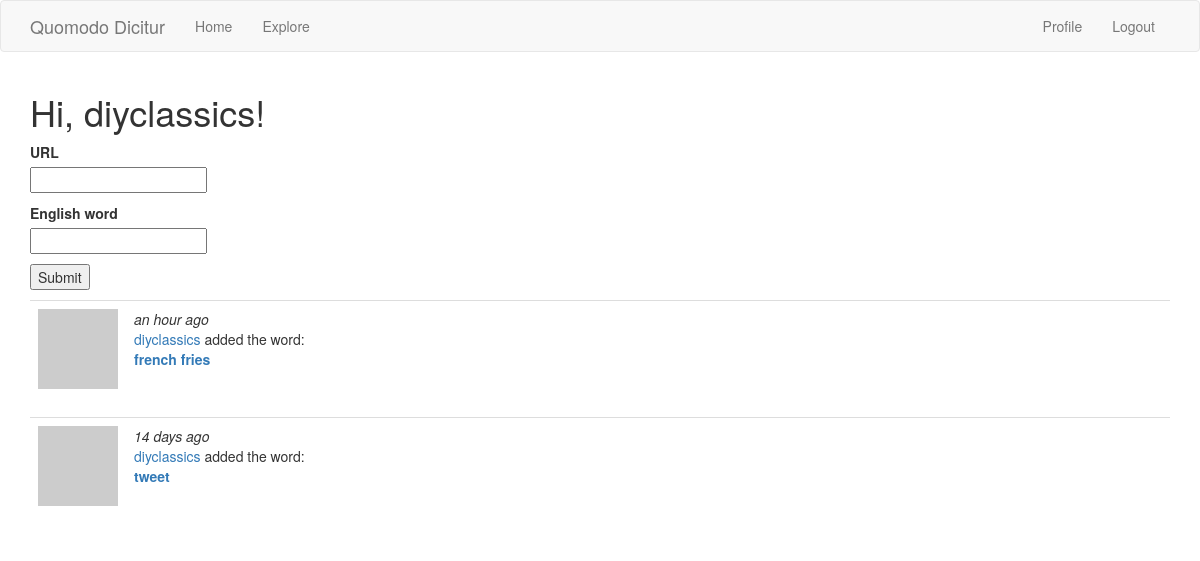
The app's page /index (signed in) with its own data.
### app/models.py (models this page shows, shortened)
class User(UserMixin, db.Model):
    id = db.Column(db.Integer, primary_key=True)
    username = db.Column(db.String(64), index=True, unique=True)
    email = db.Column(db.String(120), index=True, unique=True)
    password_hash = db.Column(db.String(128))
    posts = db.relationship('Entry', backref='author', lazy='dynamic')
    about_me = db.Column(db.String(140))
    last_seen = db.Column(db.DateTime, default=datetime.utcnow)
    def avatar(self, size):
        digest = md5(self.email.lower().encode('utf-8')).hexdigest()
        return 'https://www.gravatar.com/avatar/{}?d=identicon&s={}'.format(
            digest, size)
    def submitted_entries(self):
        submitted = Entry.query.filter_by(user_id=self.id)
        return submitted.order_by(Entry.timestamp.desc())

class Entry(db.Model):
    id = db.Column(db.Integer, primary_key=True)
    definitions = db.relationship('Definitions', backref='entry', lazy='dynamic')
    url = db.Column(db.String)
    english_word = db.Column(db.String, index=True, unique=True)
    latin_top_choice = db.Column(db.String, index=True)
    tweet_id = db.Column(db.String, index=True)
    username = db.Column(db.String)
    body = db.Column(db.String(140))
    tweet_date = db.Column(db.DateTime)
    timestamp = db.Column(db.DateTime, index=True, default=datetime.utcnow)
    user_id = db.Column(db.Integer, db.ForeignKey('user.id'))

### app/routes.py (the view, shortened to what this page needs)
@app.route('/', methods=['GET', 'POST'])
@app.route('/index', methods=['GET', 'POST'])
@login_required
def index():
    form = EntryForm()
    entries = current_user.submitted_entries().all()
    return render_template("index.html", title='Home Page', form=form,
                           entries=entries)

### app/forms.py
class EntryForm(FlaskForm):
    english_word = StringField('English word', validators=[
        DataRequired(), Length(min=1, max=140)])
    url = StringField('URL', validators=[
        DataRequired(), Length(min=1, max=140)])
    submit = SubmitField('Submit')

### app/models.py (called while the page is built)
@login.user_loader
def load_user(id):
    return User.query.get(int(id))

### app/routes.py (called while the page is built)
@app.before_request
def before_request():
    if current_user.is_authenticated:
        current_user.last_seen = datetime.utcnow()
        db.session.commit()

### app/templates/index.html (shortened to what this page needs)
{% extends "base.html" %}
{% block app_content %}
    {% if form %}
    <h1>Hi, {{ current_user.username }}!</h1>
    <form action="" method="post">
        <p>
            {{ form.url.label }}<br>
            {{ form.url(cols=32, rows=4) }}<br>
        </p>
        <p>
            {{ form.english_word.label }}<br>
            {{ form.english_word(cols=32, rows=4) }}<br>
        </p>
        <p>{{ form.submit() }}</p>
    </form>
    {% endif %}
    {% for entry in entries %}
      {% include '_post.html' %}
    {% endfor %}
{% endblock %}

### app/templates/_post.html
<table class="table table-hover">
    <tr>
        <td width="70px">
            <a href="{{ url_for('user', username=entry.author.username) }}">
                <img src="{{ entry.author.avatar(70) }}" />
            </a>
        </td>
        <td>
            <i>{{ moment(entry.timestamp).fromNow() }}</i>
            <br>
            <a href="{{ url_for('user', username=entry.author.username) }}">
                {{ entry.author.username }}
            </a>
            added the word:
            <br>
            <b><a href="{{ url_for('entry', english_word=entry.english_word) }}">
              {{ entry.english_word }}
            </a></b>
        </td>
    </tr>
</table>

### records on screen
User: username "diyclassics"
Entry: timestamp "an hour ago", author.username "diyclassics", english_word "french fries"
Entry: timestamp "14 days ago", author.username "diyclassics", english_word "tweet"
